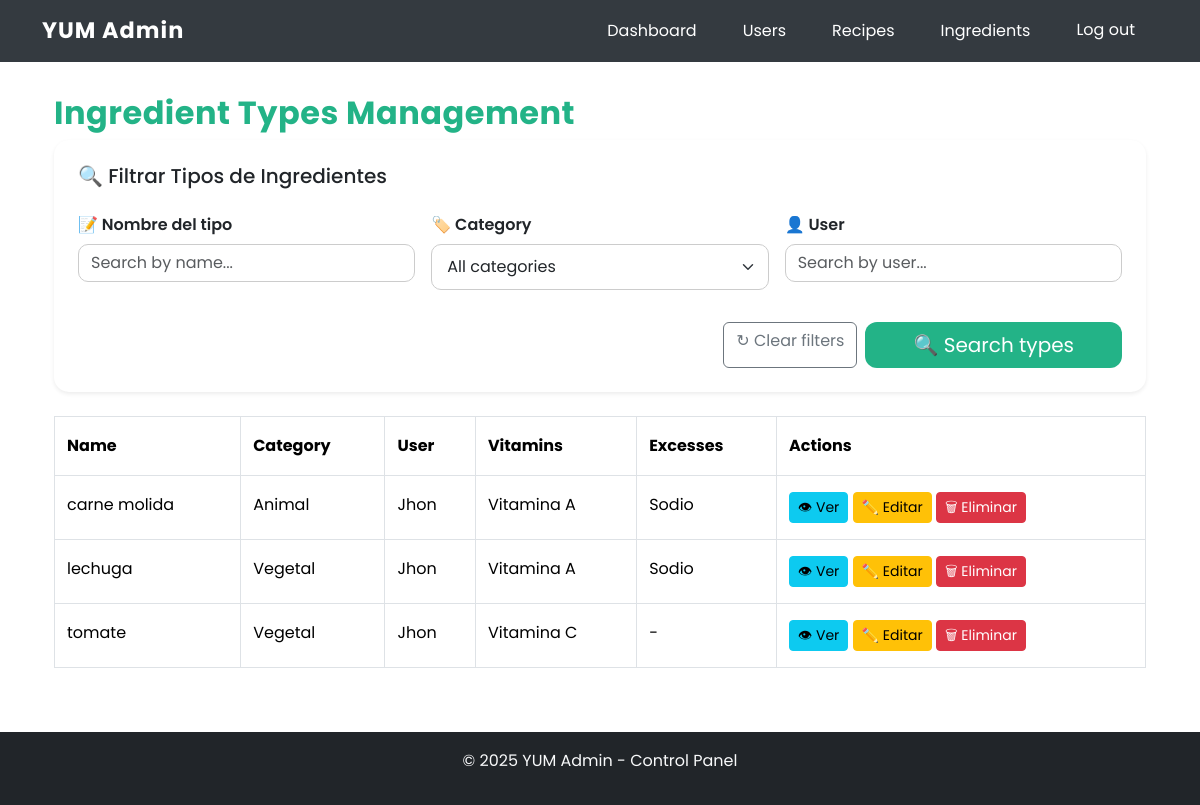
Page /admin_dash/ingredient-types/ (signed in) on the committed database.
### core/models.py (models this page shows, shortened)
class IngredientType(models.Model):
    CATEGORY_CHOICES = [
        ('vegetal', 'Vegetal'),
        ('animal', 'Animal'),
        ('mineral', 'Mineral'),
        ('procesado', 'Procesado'),
        ('ultraprocesado', 'Ultraprocesado'),
    ]
    nombre = models.CharField(max_length=100, unique=True)
    category = models.CharField(max_length=20, choices=CATEGORY_CHOICES)
    vitamins = models.JSONField(blank=True, null=True)  # lista de strings en formato json
    excesses = models.JSONField(blank=True, null=True)  # lista de strings en formato json
    user = models.ForeignKey(
        settings.AUTH_USER_MODEL,
        on_delete=models.CASCADE,
        related_name="ingredient_types",
        null=True, blank=True
    )

class User(AbstractUser):
    ROLE_CHOICES = [
        ("admin", "Administrador"),
        ("common", "Usuario Común"),
    ]
    role = models.CharField(
        max_length=10,
        choices=ROLE_CHOICES,
        default="common"
    )
    favorite_recipes = models.ManyToManyField(
        "Recipe",
        related_name="favorited_by",
        blank=True
    )

### yum_admins/views.py (the view)
# urls.py: path("ingredient-types/", AdminIngredientTypeListView.as_view(), name="admin_ingredienttype_list"),
class AdminIngredientTypeListView(AdminRequiredMixin, ListView):
    model = IngredientType
    template_name = "yum_admins/ingredient_type/list.html"
    context_object_name = "ingredient_types"
    paginate_by = 20
    def get_queryset(self):
        queryset = IngredientType.objects.all().select_related("user")
        name = self.request.GET.get("name")
        category = self.request.GET.get("category")
        user_filter = self.request.GET.get("user")
        if name:
            queryset = queryset.filter(nombre__icontains=name)
        if category:
            queryset = queryset.filter(category=category)
        if user_filter:
            queryset = queryset.filter(user__username__icontains=user_filter)
        return queryset.order_by("nombre")
    def get_context_data(self, **kwargs):
        ctx = super().get_context_data(**kwargs)
        ctx["categories"] = dict(IngredientType.CATEGORY_CHOICES)
        return ctx

### core/mixins.py (called while the page is built)
    def dispatch(self, request, *args, **kwargs):
        if not hasattr(request.user, "role") or request.user.role != "admin":
            return redirect(self.login_url)
        return super().dispatch(request, *args, **kwargs)

### yum_admins/templates/yum_admins/ingredient_type/list.html (shortened to what this page needs)
{% extends "core/base_admin.html" %}
{% load i18n %}
{% block content %}
<div class="container mt-4">
  <h2>{% trans "Gestión de Tipos de Ingredientes" %}</h2>
<div class="card shadow-sm mb-4 dashboard-section-card">
  <div class="card-body p-4">
    <h5 class="card-title mb-4">
      🔍 {% trans "Filtrar Tipos de Ingredientes" %}
    </h5>
    <form method="get">
      <div class="row g-3">
        <div class="col-lg-4">
          <label for="name" class="form-label fw-semibold">
            📝 {% trans "Nombre del tipo" %}
          </label>
          <input
            type="text"
            name="name"
            id="name"
            class="form-control"
            placeholder="{% trans 'Buscar por nombre...' %}"
            value="{{ request.GET.name|default:'' }}">
        </div>
        <div class="col-lg-4">
          <label for="category" class="form-label fw-semibold">
            🏷️ {% trans "Categoría" %}
          </label>
          <select name="category" id="category" class="form-select">
            <option value="">{% trans "Todas las categorías" %}</option>
          </select>
        </div>
        <div class="col-lg-4">
          <label for="user" class="form-label fw-semibold">
            👤 {% trans "Usuario" %}
          </label>
          <input
            type="text"
            name="user"
            id="user"
            class="form-control"
            placeholder="{% trans 'Buscar por usuario...' %}"
            value="{{ request.GET.user|default:'' }}">
        </div>
        <div class="col-12">
          <div class="d-flex gap-2 justify-content-end mt-3">
            <a href="{% url 'admin_ingredienttype_list' %}" class="btn btn-outline-secondary">
              ↻ {% trans "Limpiar filtros" %}
            </a>
            <button type="submit" class="btn btn-brand btn-lg px-5">
              🔍 {% trans "Buscar tipos" %}
            </button>
          </div>
        </div>
      </div>
    </form>
  </div>
</div>
  <table class="table table-bordered table-hover">
    <thead>
      <tr>
        <th>{% trans "Nombre" %}</th>
        <th>{% trans "Categoría" %}</th>
        <th>{% trans "Usuario" %}</th>
        <th>{% trans "Vitaminas" %}</th>
        <th>{% trans "Excesos" %}</th>
        <th>{% trans "Acciones" %}</th>
      </tr>
    </thead>
    <tbody>
      {% for ingredient_type in ingredient_types %}
      <tr>
        <td>{{ ingredient_type.nombre }}</td>
        <td>{{ ingredient_type.get_category_display }}</td>
        <td>{{ ingredient_type.user.username }}</td>
        <td>
          {% if ingredient_type.vitamins %}
            {{ ingredient_type.vitamins|join:", " }}
          {% else %}
            -
          {% endif %}
        </td>
        <td>
          {% if ingredient_type.excesses %}
            {{ ingredient_type.excesses|join:", " }}
          {% else %}
            -
          {% endif %}
        </td>
        <td>
          <a href="{% url 'admin_ingredienttype_detail' ingredient_type.pk %}" class="btn btn-sm btn-info">👁 Ver</a>
          <a href="{% url 'admin_ingredienttype_edit' ingredient_type.pk %}" class="btn btn-sm btn-warning">✏️ Editar</a>
          <a href="{% url 'admin_ingredienttype_delete' ingredient_type.pk %}" class="btn btn-sm btn-danger">🗑 Eliminar</a>
        </td>
      </tr>
      {% empty %}
      <tr>
        <td colspan="6">{% trans "No hay tipos de ingredientes registrados." %}</td>
      </tr>
      {% endfor %}
    </tbody>
  </table>
</div>
{% endblock %}

### core/static/core/css/styles.css (style rules this page uses)
:root { --brand-green: #23b387; --brand-green-hover: #1d9470; --brand-green-light: rgba(35, 179, 135, 0.05); --brand-green-shadow: rgba(35, 179, 135, 0.25); --brand-white: #ffffff; --brand-black: #000000; --text-muted: #6c757d; --text-dark: #212529; --border-color: #ccc; --border-light: #e0e0e0; --shadow-sm: 0 2px 8px rgba(0, 0, 0, 0.1); --shadow-md: 0 4px 10px rgba(0, 0, 0, 0.1); --shadow-lg: 0 8px 20px rgba(0, 0, 0, 0.15); --shadow-xl: 0 10px 25px rgba(0, 0, 0, 0.15); --border-radius: 12px; --transition-base: 0.3s ease; }
body { font-family: 'Poppins', sans-serif; background-color: var(--brand-white); color: var(--brand-black); line-height: 1.6; padding-top: 70px; }
h1, h2, h3, .auth-title { font-weight: 700; letter-spacing: 0.5px; color: var(--brand-green); }
.btn-brand { background-color: var(--brand-green) !important; color: var(--brand-white) !important; border: none !important; border-radius: var(--border-radius) !important; transition: background-color var(--transition-base); }
.form-control, .form-select { border-radius: 10px !important; border: 1px solid var(--border-color); transition: border-color var(--transition-base), box-shadow var(--transition-base); }
select.form-control, select.form-select { padding: 10px 15px; font-size: 1rem; }
.form-label { font-weight: 500; margin-bottom: 6px; }
.card { border-radius: var(--border-radius); transition: transform var(--transition-base), box-shadow var(--transition-base); }
.card-body { padding-top: 1rem; padding-bottom: 1rem; }
.dashboard-section-card { border-radius: 15px; border: none; }
.table > :not(caption) > * > * { padding: 1rem 0.75rem; }
.table tbody tr { transition: background-color 0.2s ease; }

### core/templates/core/base_admin.html (style rules this page uses)
body.admin-page { padding-top: 70px; }

### rows in the picture
IngredientType: nombre "carne molida", category "Animal", user.username "Jhon", vitamins "Vitamina A", excesses "Sodio"
IngredientType: nombre "lechuga", category "Vegetal", user.username "Jhon", vitamins "Vitamina A", excesses "Sodio"
IngredientType: nombre "tomate", category "Vegetal", user.username "Jhon", vitamins "Vitamina C"

### other values in the picture
{{ year|default:"2025" }} "2025"
